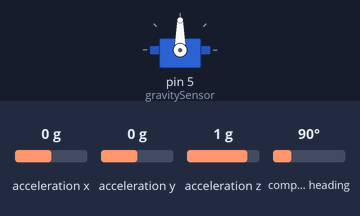
The sketch below on a simulated Arduino Uno, built with avr-gcc and run on an emulated ATmega328P. Parts: servo. Inputs (shaded band) come from the test bench; at power-on: acceleration y 0 g, acceleration z 1 g, acceleration x 0 g, compass heading 90°. What the sketch prints to the serial monitor is not drawn.

Above: at 2.2 s.
2.3 s: acceleration y set to -1.4 g
3.8 s: acceleration y set to 0 g
6.8 s: acceleration z set to 0.1 g
9.8 s: acceleration z set to -0.2 g
Timing chart, 0 to 12.3 s (numbered marks = the images above; inputs shaded):
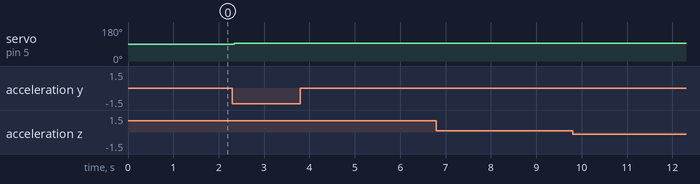

Measured:
- after the input at 2.3 s, servo on pin 5 (gravitySensor): 90° → 93° at once
- after the input at 3.8 s, every drawn part: stays the same
- after the input at 6.8 s, every drawn part: stays the same
- after the input at 9.8 s, every drawn part: stays the same

The sketch:

Coro_Gravity.ino
```cpp
#include <Wire.h>
#include <Servo.h>
#include <Adafruit_Sensor.h>
#include <Adafruit_BNO055.h>
#include <utility/imumaths.h>

#define I2C_SDA A4
#define I2C_SCL A5

Adafruit_BNO055 bno = Adafruit_BNO055(55);
Servo gravitySensor;
float newgD;

void setup() {
  //tell microcontroller which pins read SDA/SCL
  Serial.begin(9600);
  Wire.begin(I2C_SDA);
  Wire.begin(I2C_SCL);

  //initializes sensor
  Serial.println("Orientation Sensor Test"); Serial.println("");
  if(!bno.begin())
  {
    Serial.print("Oops, no BNO055 detected ... Check your wiring or I2C ADDR!");
    while(1);
  }
  delay(1000);
  bno.setExtCrystalUse(true);

  gravitySensor.attach(5);
  gravitySensor.write(90);
}

void loop() {
  //Get a new sensor event
  sensors_event_t event;
  bno.getEvent(&event);
  newgD = event.orientation.z;

  //orientation.z will give gravity direction
  Serial.print("Gravity Direction: ");
  Serial.println(newgD, 4);


  if(newgD < 0){
    gravitySensor.writeMicroseconds(1500);
    delay(10);
    sensors_event_t event;
    bno.getEvent(&event);
    newgD = event.orientation.z;
  }

  while(newgD > 0){
    gravitySensor.writeMicroseconds(1500);
    delay(10);
    newgD = event.orientation.z;
    sensors_event_t event;
    bno.getEvent(&event);
    newgD = event.orientation.z;
  }

}
```
